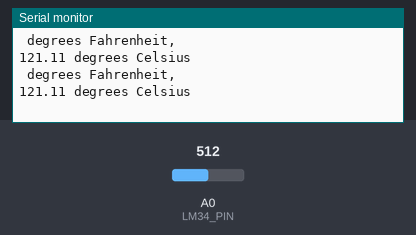
Simulated run of this sketch. Board: Arduino Uno, built with avr-gcc and run on an emulated ATmega328P. On the bench: the last lines printed to the serial monitor. The inputs (shaded band) are chosen by the test bench; at power-on: A0 (LM34_PIN) = 512.

Above: at 1.8 s.
1.9 s: A0 (LM34_PIN) set to 716
At 2.4 s:
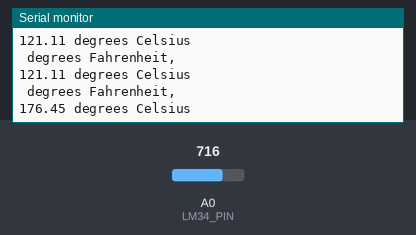
3.4 s: A0 (LM34_PIN) set to 900
At 4.8 s:
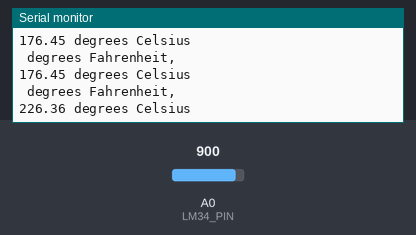
Timing chart, 0 to 6.4 s (numbered marks = the images above; inputs shaded):
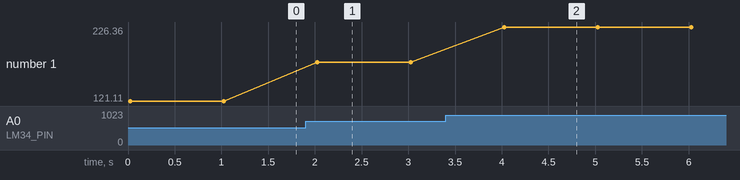

The sketch:

LM34.ino
```cpp
/*
   LDR

   Use Digital pin 13 to pin 10 as output to
   turn On/OFF the LED every 1 sec.

*/

int LM34_PIN = 0;

void setup() {
  Serial.begin(9600);
}

void loop() {

  int RAW_VOTLS = analogRead(LM34_PIN);
  float MIL_VOLTS = (RAW_VOTLS / 1024.0) * 5000;
  float FAHRENHEIT = MIL_VOLTS / 10;
  Serial.println(" degrees Fahrenheit, ");
  float CELSIUS = (FAHRENHEIT - 32) * (5.0 / 9.0);

  Serial.print(CELSIUS);
  Serial.println(" degrees Celsius");
  delay(1000);
}
```

Measured:
- after the input at 1.9 s, the serial monitor: prints a new line after 0.13 s (image 1)
- after the input at 3.4 s, the serial monitor: prints a new line after 0.63 s (image 2)
- plotted number 1: 121.11 → 176.45 after the input at 1.9 s, 176.45 → 226.36 after the input at 3.4 s
